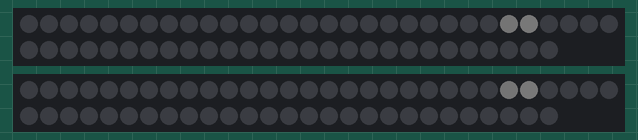
The sketch below on a simulated Arduino Uno, built with avr-gcc and run on an emulated ATmega328P. On the bench: 2 × 57 RGB LEDs in strip order, left to right, continuing on the next row. Dim RGB values are drawn brighter than linear; what the sketch prints to the serial monitor is not drawn.

Above: at 0.65 s.
At 5.24 s:
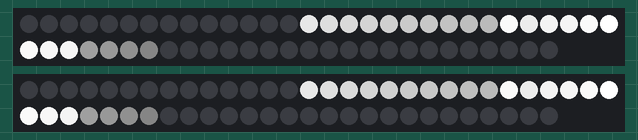
At 6.46 s:
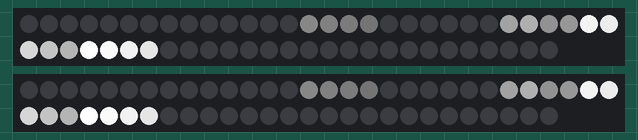
At 9.81 s:
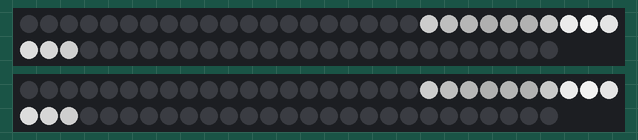

The sketch:

noconfies_01.ino
```cpp
#include <avr/pgmspace.h>
#include <FastLED.h>
#include "Led.cpp"
#include "LFO.cpp"
#define TEST 10
#define SINE 11
#define LUCKY 12

#define BOTTOM_PIN 6
#define TOP_PIN 5

#define NUM_LEDS    57
#define BRIGHTNESS  255
#define LED_TYPE    WS2812B
#define COLOR_ORDER GRB
#define MAX_VALUE 4095

CRGB top[NUM_LEDS];
CRGB bottom[NUM_LEDS];

#define UPDATES_PER_SECOND 100


const CRGB col1  =	 CRGB(255, 254, 255);
const CRGB col2  =	 CRGB(240, 238, 240);
const CRGB col3  =	 CRGB(224, 222, 216);
const CRGB col4  =	 CRGB(208, 206, 201);
const CRGB col5  =	 CRGB(192, 190, 187);
const CRGB col6  =	 CRGB(176, 174, 171);
const CRGB col7  =	 CRGB(160, 158, 152);
const CRGB col8  =	 CRGB(144, 144, 141);
const CRGB col9  =	 CRGB(128, 127, 126);
const CRGB col10  = CRGB(112, 111, 106);
const CRGB col11  = CRGB(96, 96, 95);
const CRGB col12  = CRGB(80, 78, 77);
const CRGB col13  = CRGB(64, 61, 63);
const CRGB col14  = CRGB(48, 46, 53);
const CRGB col15  = CRGB(32, 30, 32);
const CRGB col16  = CRGB(16, 12, 17);
const CRGB col17  = CRGB(0, 0, 0);


const CRGB colors[]  = {
                     col1,
                     col2,
                     col3,
                     col4,
                     col5,
                     col6,
                     col7,
                     col8,
                     col9,
                     col10,
                     col11,
                     col12,
                     col13,
                     col14,
                     col15,
                     col16,
                     col17
                };

int gamma[] PROGMEM = {0, 0, 0, 0, 0, 0, 0, 0, 0, 0, 0, 0, 0, 0, 0, 0,
               0, 0, 0, 0, 0, 0, 1, 1, 1, 1, 1, 1, 1, 2, 2, 2,
               2, 2, 2, 3, 3, 3, 3, 3, 4, 4, 4, 4, 5, 5, 5, 5,
               6, 6, 6, 7, 7, 7, 8, 8, 8, 9, 9, 9, 10, 10, 11, 11,
               11, 12, 12, 13, 13, 13, 14, 14, 15, 15, 16, 16, 17, 17, 18, 18,
               19, 19, 20, 21, 21, 22, 22, 23, 23, 24, 25, 25, 26, 27, 27, 28,
               29, 29, 30, 31, 31, 32, 33, 34, 34, 35, 36, 37, 37, 38, 39, 40,
               40, 41, 42, 43, 44, 45, 46, 46, 47, 48, 49, 50, 51, 52, 53, 54,
               55, 56, 57, 58, 59, 60, 61, 62, 63, 64, 65, 66, 67, 68, 69, 70,
               71, 72, 73, 74, 76, 77, 78, 79, 80, 81, 83, 84, 85, 86, 88, 89,
               90, 91, 93, 94, 95, 96, 98, 99, 100, 102, 103, 104, 106, 107, 109, 110,
               111, 113, 114, 116, 117, 119, 120, 121, 123, 124, 126, 128, 129, 131, 132, 134,
               135, 137, 138, 140, 142, 143, 145, 146, 148, 150, 151, 153, 155, 157, 158, 160,
               162, 163, 165, 167, 169, 170, 172, 174, 176, 178, 179, 181, 183, 185, 187, 189,
               191, 193, 194, 196, 198, 200, 202, 204, 206, 208, 210, 212, 214, 216, 218, 220,
               222, 224, 227, 229, 231, 233, 235, 237, 239, 241, 244, 246, 248, 250, 252, 255
              };

Led topleds[NUM_LEDS];
//Led bottomleds[NUM_LEDS];

int decay = 250;
int attack = 250;


void setup() {
  delay(250); // power-up safety delay
  FastLED.addLeds<LED_TYPE, TOP_PIN, COLOR_ORDER>(top, NUM_LEDS).setCorrection(CRGB(255, 255, 100) );
  FastLED.addLeds<LED_TYPE, BOTTOM_PIN, COLOR_ORDER>(top, NUM_LEDS).setCorrection(CRGB(255, 255, 100) );
  FastLED.clear();
  FastLED.show();

  for (int i = 0; i < NUM_LEDS; i++) {
    topleds[i].value = 0;
    topleds[i].state = DECA;

  }
  Serial.begin(115200);
}


void render() {
  for (int i = 0; i < NUM_LEDS; i++) {
    getColor(top[i], 4095 - topleds[i].value); // invierto la tabla
  }
}

void update() {
  for (int i = 0; i < NUM_LEDS; i++) {
    topleds[i].update(attack, decay);
  }
  FastLED.show();
}


int scene = LUCKY;


void loop()
{
  long time = millis();

  switch(scene){
    case LUCKY:
      getLucky(time);
    break;
  }


  update();
  render();

}

int w;
double i = 0;
void getLucky(long time){

    double noise = pnoise((double) time * 0.0005, (double) 1.0, (double) 1.0);
    int intnoise = int(noise * 1000);
    Serial.println(noise);

    w = map(intnoise, -1000, 1000, 0, NUM_LEDS);
    Serial.println(w);
    topleds[w].state = ATT;
}


//float ease(float current, float nxt, float factor){
//  return (current * factor) + (nxt * (1 - factor));
//}

//int ease(int current, int nxt, int factor){
//  return ((factor * current  ) + ((100 - factor) * nxt )) / 100;
//}

// total 4096 (12 bits !!!)
void getColor(CRGB &col, unsigned int white) {
//  int corrected = pgm_read_word_near(gamma + white / 16);
//  int dec = corrected / 16;
  int dec = white / 256;
  int fract8 = white % 256;
  CRGB a = colors[dec];
  CRGB b = colors[dec+1];
  col.r = pgm_read_word_near(gamma + qadd8( 0, lerp8by8(a.r, b.r, fract8 )));
  col.g = pgm_read_word_near(gamma + qadd8( 0, lerp8by8(a.r, b.r, fract8 )));
  col.b = pgm_read_word_near(gamma + qadd8( 0, lerp8by8(a.r, b.r, fract8 )));
}
```

LFO.cpp
```cpp
#include <Arduino.h>
class LFO{
  private:
  unsigned int dtime;
  unsigned long ptime;
  unsigned long res = 20E6;
  unsigned long step = 0;
  public:

    float amp;
    float freq;
    float phase;
    float fmod;

    LFO(float f, float a){
      this->freq = f;
      this->amp = a;
      ptime = 0;
      phase = 0;
      fmod = 0;
    }

    int update(unsigned long time){
      dtime = time - ptime;
      ptime = time;
      step =  (step + (int) ((dtime * ( freq + fmod)) + phase)) % res;
      float theta = 6.28 * ( 1.0 * step  / res);
      float value = sin(theta);

      return map(value * 1000, -1000, 1000, 0, amp);
    }

    void fm(float freq){
      fmod = freq;
    }

//    float getPositive(){
//      return value + amp;
//    }
//
//    float norm(){
//      return value/amp;
//    }
};
```

Led.cpp
```cpp
#include <Arduino.h>
#define ATT 1
#define DECA 2

class Led
{
  private:
    int maxValue = 4095 ;
  public:
    int value;

    int state;

void update(int attack, int decay){
        switch(state){
          case ATT:
             value = constrain(value + maxValue/attack, 0, maxValue);
             if(value >= maxValue) state = DECA;
          break;

          case DECA:
             value = constrain(value - maxValue/decay, 0, maxValue);
          break;
        }


    };
};
```

Perlin.ino
```cpp
#include <math.h>

/*
Ken Perlins improved noise   -  http://mrl.nyu.edu/~perlin/noise/
C-port:  http://www.fundza.com/c4serious/noise/perlin/perlin.html
by Malcolm Kesson;   arduino port by Peter Chiochetti, Sep 2007 :
-  make permutation constant byte, obsoletes init(), lookup % 256
*/

static const byte p[] = {   151, 160, 137, 91, 90, 15, 131, 13, 201, 95, 96,
                            53, 194, 233, 7, 225, 140, 36, 103, 30, 69, 142, 8, 99, 37, 240, 21, 10, 23, 190, 6,
                            148, 247, 120, 234, 75, 0, 26, 197, 62, 94, 252, 219, 203, 117, 35, 11, 32, 57, 177,
                            33, 88, 237, 149, 56, 87, 174, 20, 125, 136, 171, 168, 68, 175, 74, 165, 71, 134, 139,
                            48, 27, 166, 77, 146, 158, 231, 83, 111, 229, 122, 60, 211, 133, 230, 220, 105, 92,
                            41, 55, 46, 245, 40, 244, 102, 143, 54, 65, 25, 63, 161, 1, 216, 80, 73, 209, 76, 132,
                            187, 208, 89, 18, 169, 200, 196, 135, 130, 116, 188, 159, 86, 164, 100, 109, 198,
                            173, 186, 3, 64, 52, 217, 226, 250, 124, 123, 5, 202, 38, 147, 118, 126, 255, 82, 85,
                            212, 207, 206, 59, 227, 47, 16, 58, 17, 182, 189, 28, 42, 223, 183, 170, 213, 119,
                            248, 152, 2, 44, 154, 163, 70, 221, 153, 101, 155, 167, 43, 172, 9, 129, 22, 39, 253,
                            19, 98, 108, 110, 79, 113, 224, 232, 178, 185, 112, 104, 218, 246, 97, 228, 251, 34,
                            242, 193, 238, 210, 144, 12, 191, 179, 162, 241, 81, 51, 145, 235, 249, 14, 239, 107,
                            49, 192, 214, 31, 181, 199, 106, 157, 184, 84, 204, 176, 115, 121, 50, 45, 127, 4,
                            150, 254, 138, 236, 205, 93, 222, 114, 67, 29, 24, 72, 243, 141, 128, 195, 78, 66,
                            215, 61, 156, 180
                        };

double fade(double t) {
  return t * t * t * (t * (t * 6 - 15) + 10);
}
double lerp(double t, double a, double b) {
  return a + t * (b - a);
}
double grad(int hash, double x, double y, double z)
{
  int     h = hash & 15;          /* CONVERT LO 4 BITS OF HASH CODE */
  double  u = h < 8 ? x : y,      /* INTO 12 GRADIENT DIRECTIONS.   */
          v = h < 4 ? y : h == 12 || h == 14 ? x : z;
  return ((h & 1) == 0 ? u : -u) + ((h & 2) == 0 ? v : -v);
}

#define P(x) p[(x) & 255]

double pnoise(double x, double y, double z)
{
  int   X = (int)floor(x) & 255,             /* FIND UNIT CUBE THAT */
        Y = (int)floor(y) & 255,             /* CONTAINS POINT.     */
        Z = (int)floor(z) & 255;
  x -= floor(x);                             /* FIND RELATIVE X,Y,Z */
  y -= floor(y);                             /* OF POINT IN CUBE.   */
  z -= floor(z);
  double  u = fade(x),                       /* COMPUTE FADE CURVES */
          v = fade(y),                       /* FOR EACH OF X,Y,Z.  */
          w = fade(z);
  int  A = P(X) + Y,
       AA = P(A) + Z,
       AB = P(A + 1) + Z,                    /* HASH COORDINATES OF */
       B = P(X + 1) + Y,
       BA = P(B) + Z,
       BB = P(B + 1) + Z;                    /* THE 8 CUBE CORNERS, */

  return lerp(w, lerp(v, lerp(u, grad(P(AA  ), x, y, z), /* AND ADD */
                              grad(P(BA  ), x - 1, y, z)), /* BLENDED */
                      lerp(u, grad(P(AB  ), x, y - 1, z),      /* RESULTS */
                           grad(P(BB  ), x - 1, y - 1, z))),   /* FROM  8 */
              lerp(v, lerp(u, grad(P(AA + 1), x, y, z - 1), /* CORNERS */
                           grad(P(BA + 1), x - 1, y, z - 1)),    /* OF CUBE */
                   lerp(u, grad(P(AB + 1), x, y - 1, z - 1),
                        grad(P(BB + 1), x - 1, y - 1, z - 1))));
}
```
